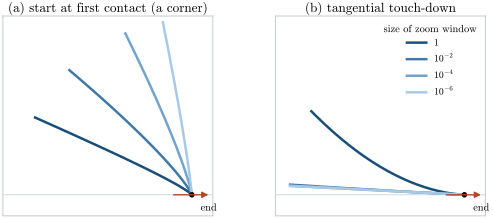

Source code (Python):
"""Figure: why the start matters.  Harry leaves an end of the front behind him and runs straight away from it.
(a) first contact / corner start: the left-behind arm starts as a straight ray making the angle omega = 2 asin v with
    Harry's backward direction; (b) tangential start: the left-behind arm starts tangent to Harry's path (a parabola
    y = s^2/2 behind him, its first piece of length z0 already seen).
For each case the arm at time t = 1 is shown under three magnifications of a window at its end, all rescaled to the
same size.  True Snitch dynamics (exact straight-run motion, integrated numerically).  Output: fig_hook.pdf"""
import numpy as np
from scipy.integrate import solve_ivp
import snitchsim as s

plt = s.style()
v = 0.2
t_end = 1.0


def flow(z0s, T):
    """true candidates from initial points z0s (complex), Harry at x = t on the real axis; positions at time T."""
    def rhs(t, y):
        n = len(y) // 2
        x = y[:n] - t
        yy = y[n:]
        r = np.hypot(x, yy)
        return np.concatenate([v * x / r, v * yy / r])
    y0 = np.concatenate([z0s.real, z0s.imag])
    sol = solve_ivp(rhs, [0, T], y0, rtol=1e-10, atol=1e-13, method="DOP853")
    n = len(z0s)
    return sol.y[:n, -1] + 1j * sol.y[n:, -1]


def corner_arm(rs, T):
    om = 2 * np.arcsin(v)
    # scale invariance: point at distance r behaves like r * (point at distance 1 at time T/r)
    lam = np.geomspace(T / rs.max() / 2, T / rs.min() * 2, 3000)
    def rhs(t, y):
        r = complex(y[0] - t, y[1])
        w = v * r / abs(r)
        return [w.real, w.imag]
    z1 = np.exp(1j * (np.pi - om))
    sol = solve_ivp(rhs, [0, lam.max()], [z1.real, z1.imag], t_eval=np.concatenate([[0], lam]), rtol=1e-12,
                    atol=1e-14, method="DOP853")
    Zr, Zi = sol.y[0], sol.y[1]
    tl = sol.t
    lt = T / rs
    return rs * (np.interp(lt, tl, Zr) + 1j * np.interp(lt, tl, Zi))


zooms = [1.0, 1e-2, 1e-4, 1e-6]
cols = [s.PRIMARY, (0.25, 0.47, 0.66), (0.45, 0.64, 0.80), (0.66, 0.79, 0.90)]
fig, axs = plt.subplots(1, 2, figsize=(6.8, 2.6))

# (a) corner
rs = np.geomspace(1e-9, 1.5, 4000)
arm = corner_arm(rs, t_end)
end = arm[0]
ax = axs[0]
for zf, c in zip(zooms, cols):
    d = (arm - end)
    k = np.abs(d) <= zf
    w = d[k] / zf
    ax.plot(w.real, w.imag, color=c, lw=1.8, label=((f"$10^{{{int(round(np.log10(zf)))}}}$" if zf < 1 else "$1$")))
ax.plot(0, 0, "o", color="black", ms=3)
ax.set_title("(a) start at first contact (a corner)", pad=3)

# (b) tangential
z0 = 0.03
sgrid = np.concatenate([[0.0], np.geomspace(1e-9, 1.5, 4000)])
init = -(z0 + sgrid) + 1j * 0.5 * (z0 + sgrid) ** 2
fin = flow(init, t_end)
end = fin[0]
ax = axs[1]
for zf, c in zip(zooms, cols):
    d = fin - end
    k = np.abs(d) <= zf
    w = d[k] / zf
    ax.plot(w.real, w.imag, color=c, lw=1.8, label=((f"$10^{{{int(round(np.log10(zf)))}}}$" if zf < 1 else "$1$")))
ax.plot(0, 0, "o", color="black", ms=3)
ax.set_title("(b) tangential touch-down", pad=3)

for ax in axs:
    ax.set_aspect("equal")
    ax.set_xlim(-1.08, 0.12)
    ax.set_ylim(-0.12, 1.02)
    ax.axhline(0, color=s.LIGHT, lw=0.6, zorder=0)
    ax.set_xticks([])
    ax.set_yticks([])
    for sp in ax.spines.values():
        sp.set_color(s.LIGHT)
    ax.text(0.05, -0.09, "end", fontsize=7.5, color="black")
axs[1].legend(loc="upper right", frameon=False, title="size of zoom window", title_fontsize=7.5, fontsize=7)
axs[0].annotate("", xy=(0.11, 0.0), xytext=(-0.12, 0.0), arrowprops=dict(arrowstyle="-|>", color=s.ACCENT, lw=1.0))
axs[1].annotate("", xy=(0.11, 0.0), xytext=(-0.12, 0.0), arrowprops=dict(arrowstyle="-|>", color=s.ACCENT, lw=1.0))

fig.subplots_adjust(wspace=0.08)
fig.savefig("fig_hook.pdf")
